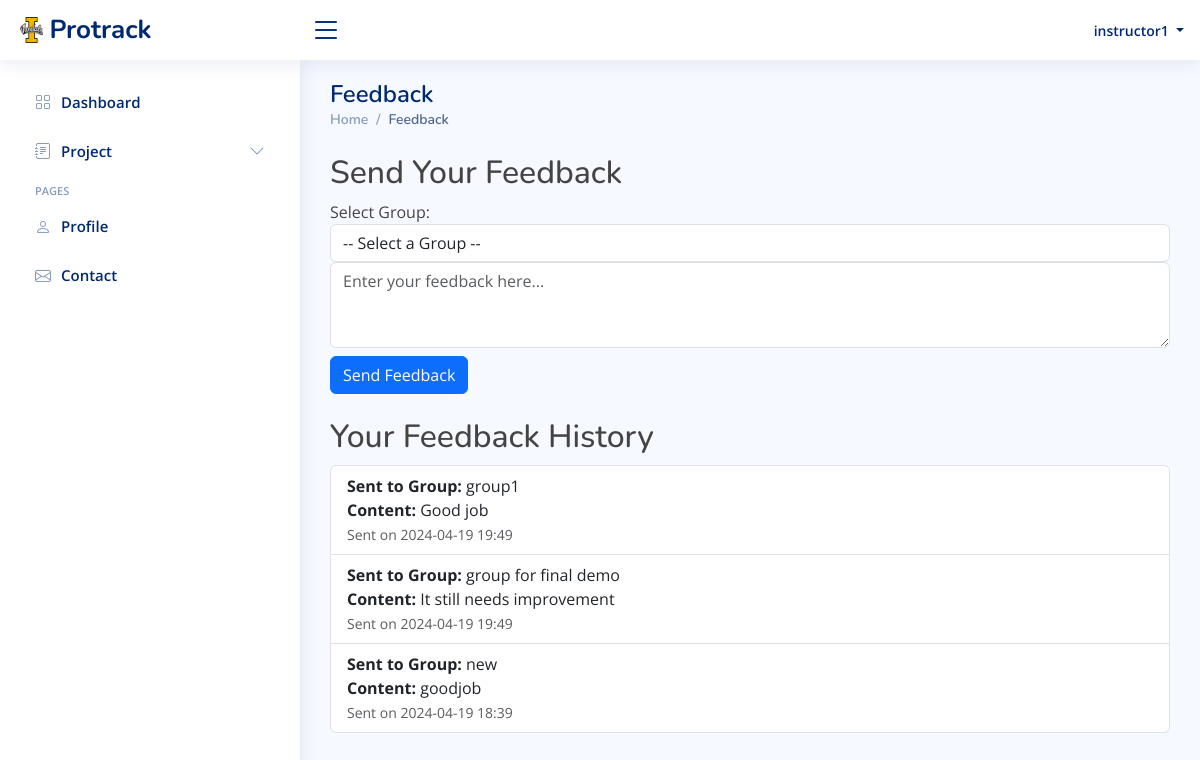
Screenshot of /feedback (signed in) with the database file from the repository.
### app.py (models this page shows, shortened)
class User(UserMixin, db.Model):
    __tablename__ = 'users'
    id = db.Column(db.Integer, primary_key=True)
    username = db.Column(db.String(255), nullable=False)
    password = db.Column(db.String(255), nullable=False)
    email = db.Column(db.String(255), nullable=False, unique=True)
    role = db.Column(db.Enum('Student', 'Teacher'), nullable=False)
    profile = db.Column(db.String(255), nullable=False, default='profile.jpg')
    full_name = db.Column(db.String(255), nullable=True)
    description = db.Column(db.Text, nullable=True)
    reset_tokens = db.relationship('PasswordResetToken', back_populates='user')

class Message(db.Model):
    __tablename__ = 'messages'
    id = db.Column(db.Integer, primary_key=True)
    group_id = db.Column(db.Integer, db.ForeignKey('groups.id'),nullable=False)
    user_id = db.Column(db.Integer, db.ForeignKey('users.id'), nullable=False)
    content = db.Column(db.Text, nullable=False)
    date_sent = db.Column(db.DateTime, default=datetime.utcnow)
    user = db.relationship('User')
    group = db.relationship('Group', backref='messages')

class Group(db.Model):
    __tablename__ = 'groups'
    id = db.Column(db.Integer, primary_key=True)
    name = db.Column(db.String(255), nullable=False)
    group_members = db.relationship('GroupMember', backref='group', lazy=True)
    projects = db.relationship('Project', secondary=group_project, backref=db.backref('groups', lazy=True))

### app.py (the view, shortened to what this page needs)
@app.route('/feedback', methods=['GET', 'POST'])
def feedback():
    if current_user.role == 'Teacher':
        feedback_messages = []
        feedback_messages = Message.query.filter_by(user_id=current_user.id).order_by(Message.date_sent.desc()).all()
        groups = Group.query.join(Project, Group.projects).filter(Project.instructor_id == current_user.id).all()
        return render_template('feedback.html', active_page='feedback' , feedback_messages=feedback_messages, groups=groups)

### app.py (called while the page is built)
@login_manager.user_loader
def load_user(user_id):
    return User.query.get(int(user_id))

### templates/feedback.html (shortened to what this page needs)
<!DOCTYPE html>
<html lang="en">
{% include 'head.html' %}
<body>
    {% include 'header.html' %}
    {% include 'sidebar.html' %}
<main id="main" class="main">
    <div class="pagetitle">
        <h1>Feedback</h1>
        <nav>
            <ol class="breadcrumb">
                <li class="breadcrumb-item"><a href="{{ url_for('index') }}">Home</a></li>
                <li class="breadcrumb-item active">Feedback</li>
            </ol>
        </nav>
    </div>
    <section class="section">
        <form method="POST" action="{{ url_for('feedback') }}">
            <h2 class="mt-4">Send Your Feedback</h2>
            <div class="form-group">
                <label for="groupName">Select Group:</label>
                <select class="form-control" id="groupName" name="groupName">
                    <option value="" selected disabled>-- Select a Group --</option>
                </select>
            </div>
            <textarea class="form-control" name="messageContent" rows="3" placeholder="Enter your feedback here..."></textarea>
            <button class="btn btn-primary mt-2" type="submit" name="sendMessage">Send Feedback</button>
        </form>
        <h2 class="mt-4">Your Feedback History</h2>
        <ul class="list-group">
            {% for message in feedback_messages %}
                <li class="list-group-item">
                    <strong>Sent to Group:</strong> {{ message.group.name if message.group else 'N/A' }} <br>
                    <strong>Content:</strong> {{ message.content }} <br>
                    <small class="text-muted">Sent on {{ message.date_sent.strftime('%Y-%m-%d %H:%M') }}</small>
                </li>
            {% else %}
                <li class="list-group-item">No feedback sent yet.</li>
            {% endfor %}
        </ul>
    </section>
</main>
</body>
</html>

### templates/header.html (shortened to what this page needs)
<header id="header" class="header fixed-top d-flex align-items-center">
    <div class="d-flex align-items-center justify-content-between">
      <a href="{{ url_for('index') }}" class="logo d-flex align-items-center">
        <img src="{{ url_for('static', filename='assets/img/logo.png') }}" alt="">
        <span class="d-none d-lg-block">Protrack</span>
      </a>
      <i class="bi bi-list toggle-sidebar-btn"></i>
    </div>
    <nav class="header-nav ms-auto">
      <ul class="d-flex align-items-center">
        <li class="nav-item dropdown pe-3">
            <a class="nav-link nav-profile d-flex align-items-center pe-0" href="#" data-bs-toggle="dropdown">
              <span class="d-none d-md-block dropdown-toggle ps-2">
                {{ session.get('username') }}
              </span>
            </a>
        </li>
      </ul>
    </nav>
  </header>

### static/assets/css/style.css (style rules this page uses)
:root { scroll-behavior: smooth; }
body { font-family: "Open Sans", sans-serif; background: #f6f9ff; color: #444444; }
a { color: #4154f1; text-decoration: none; }
h1, h2, h3, h4, h5, h6 { font-family: "Nunito", sans-serif; }
#main { margin-top: 60px; padding: 20px 30px; transition: all 0.3s; }
.pagetitle { margin-bottom: 10px; }
.pagetitle h1 { font-size: 24px; margin-bottom: 0; font-weight: 600; color: #012970; }
.breadcrumb { font-size: 14px; font-family: "Nunito", sans-serif; color: #899bbd; font-weight: 600; }
.breadcrumb a { color: #899bbd; transition: 0.3s; }
.breadcrumb .breadcrumb-item::before { color: #899bbd; }
.breadcrumb .active { color: #51678f; font-weight: 600; }
.logo { line-height: 1; }
@media (min-width: 1200px) { .logo { width: 280px; } }
.logo img { max-height: 26px; margin-right: 6px; }
.logo span { font-size: 26px; font-weight: 700; color: #012970; font-family: "Nunito", sans-serif; }
.header { transition: all 0.5s; z-index: 997; height: 60px; box-shadow: 0px 2px 20px rgba(1, 41, 112, 0.1); background-color: #fff; padding-left: 20px; }
.header .toggle-sidebar-btn { font-size: 32px; padding-left: 10px; cursor: pointer; color: #012970; }
.header-nav ul { list-style: none; }
.header-nav>ul { margin: 0; padding: 0; }
.header-nav .nav-profile { color: #012970; }
.header-nav .nav-profile span { font-size: 14px; font-weight: 600; }
@media (min-width: 1200px) { #main, #footer { margin-left: 300px; } }

### rows the page displays
User: get "instructor1"
Message: group "group1", content "Good job", date_sent "2024-04-19 19:49"
Message: group "group for final demo", content "It still needs improvement", date_sent "2024-04-19 19:49"
Message: group "new", content "goodjob", date_sent "2024-04-19 18:39"
